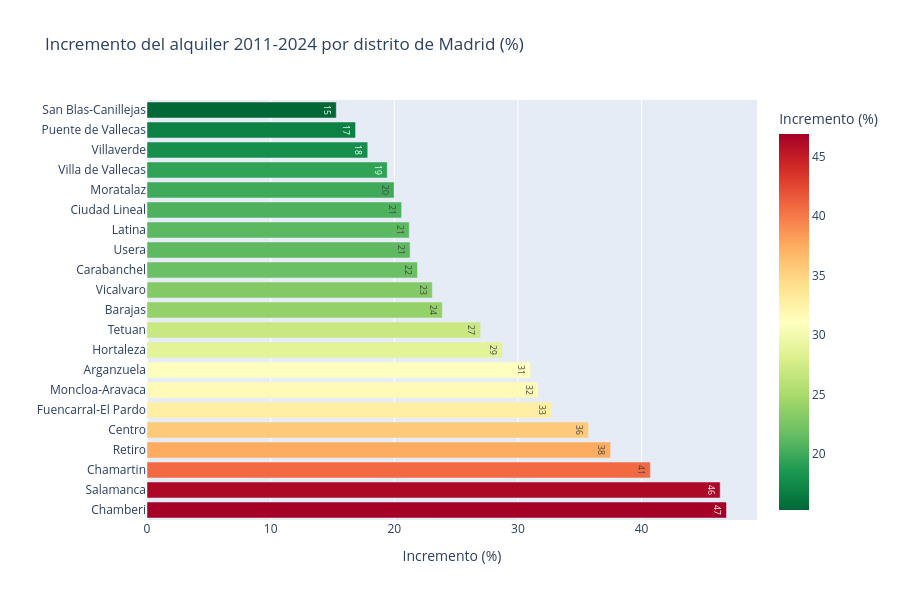

Write notebook code for a chart like this one.
### Markdown cell above
## 4. Distritos de Madrid: comparativa 2024 vs 2011

### Code cell
# Distritos de Madrid — códigos INE
DISTRITOS_MADRID = {
    "2807901": "Centro", "2807902": "Arganzuela", "2807903": "Retiro",
    "2807904": "Salamanca", "2807905": "Chamartin", "2807906": "Tetuan",
    "2807907": "Chamberi", "2807908": "Fuencarral-El Pardo", "2807909": "Moncloa-Aravaca",
    "2807910": "Latina", "2807911": "Carabanchel", "2807912": "Usera",
    "2807913": "Puente de Vallecas", "2807914": "Moratalaz", "2807915": "Ciudad Lineal",
    "2807916": "Hortaleza", "2807917": "Villaverde", "2807918": "Villa de Vallecas",
    "2807919": "Vicalvaro", "2807920": "San Blas-Canillejas", "2807921": "Barajas",
}

df_dist = query(f"""
    SELECT code, year,
        monthly_rent_median_collective as alquiler,
        rent_m2_median_collective as eur_m2
    FROM rentals
    WHERE level = 'distrito'
        AND code IN ({','.join(f"'{c}'" for c in DISTRITOS_MADRID)})
        AND year IN (2011, 2024)
        AND alquiler IS NOT NULL
    ORDER BY code, year
""").to_pandas()

df_dist["distrito"] = df_dist["code"].map(DISTRITOS_MADRID)

df_pivot = df_dist.pivot(index="distrito", columns="year", values="alquiler").reset_index()
df_pivot.columns = ["distrito", "alquiler_2011", "alquiler_2024"]
df_pivot["incremento_pct"] = ((df_pivot["alquiler_2024"] - df_pivot["alquiler_2011"]) / df_pivot["alquiler_2011"] * 100)
df_pivot = df_pivot.dropna().sort_values("incremento_pct", ascending=True)

fig = px.bar(
    df_pivot, x="incremento_pct", y="distrito", orientation="h",
    title="Incremento del alquiler 2011-2024 por distrito de Madrid (%)",
    labels={"incremento_pct": "Incremento (%)", "distrito": ""},
    text_auto=".0f",
    color="incremento_pct", color_continuous_scale="RdYlGn_r",
)
fig.update_layout(yaxis=dict(autorange="reversed"), width=900, height=600, showlegend=False)
fig.show()

### Figure 1 — Plotly figure (JSON) as saved in the notebook; plotly's stock layout.template omitted (floating-point values rounded to 4 significant figures)
{"data": [{"hovertemplate": "Incremento (%)=%{marker.color}<br>=%{y}<extra></extra>", "legendgroup": "", "marker": {"color": [15.31, 16.87, 17.86, 19.44, 19.99, 20.6, 21.21, 21.28, 21.88, 23.08, 23.89, 26.99, 28.75, 31.03, 31.63, 32.71, 35.71, 37.5, 40.72, 46.36, 46.88], "coloraxis": "coloraxis", "pattern": {"shape": ""}}, "name": "", "orientation": "h", "showlegend": false, "textposition": "auto", "texttemplate": "%{x:.0f}", "type": "bar", "x": [15.31, 16.87, 17.86, 19.44, 19.99, 20.6, 21.21, 21.28, 21.88, 23.08, 23.89, 26.99, 28.75, 31.03, 31.63, 32.71, 35.71, 37.5, 40.72, 46.36, 46.88], "xaxis": "x", "y": ["San Blas-Canillejas", "Puente de Vallecas", "Villaverde", "Villa de Vallecas", "Moratalaz", "Ciudad Lineal", "Latina", "Usera", "Carabanchel", "Vicalvaro", "Barajas", "Tetuan", "Hortaleza", "Arganzuela", "Moncloa-Aravaca", "Fuencarral-El Pardo", "Centro", "Retiro", "Chamartin", "Salamanca", "Chamberi"], "yaxis": "y"}], "layout": {"barmode": "relative", "coloraxis": {"colorbar": {"title": {"text": "Incremento (%)"}}, "colorscale": [[0, "rgb(0,104,55)"], [0.1, "rgb(26,152,80)"], [0.2, "rgb(102,189,99)"], [0.3, "rgb(166,217,106)"], [0.4, "rgb(217,239,139)"], [0.5, "rgb(255,255,191)"], [0.6, "rgb(254,224,139)"], [0.7, "rgb(253,174,97)"], [0.8, "rgb(244,109,67)"], [0.9, "rgb(215,48,39)"], [1, "rgb(165,0,38)"]]}, "height": 600, "legend": {"tracegroupgap": 0}, "showlegend": false, "title": {"text": "Incremento del alquiler 2011-2024 por distrito de Madrid (%)"}, "width": 900, "xaxis": {"anchor": "y", "domain": [0, 1], "title": {"text": "Incremento (%)"}}, "yaxis": {"anchor": "x", "autorange": "reversed", "domain": [0, 1], "title": {"text": ""}}}}
